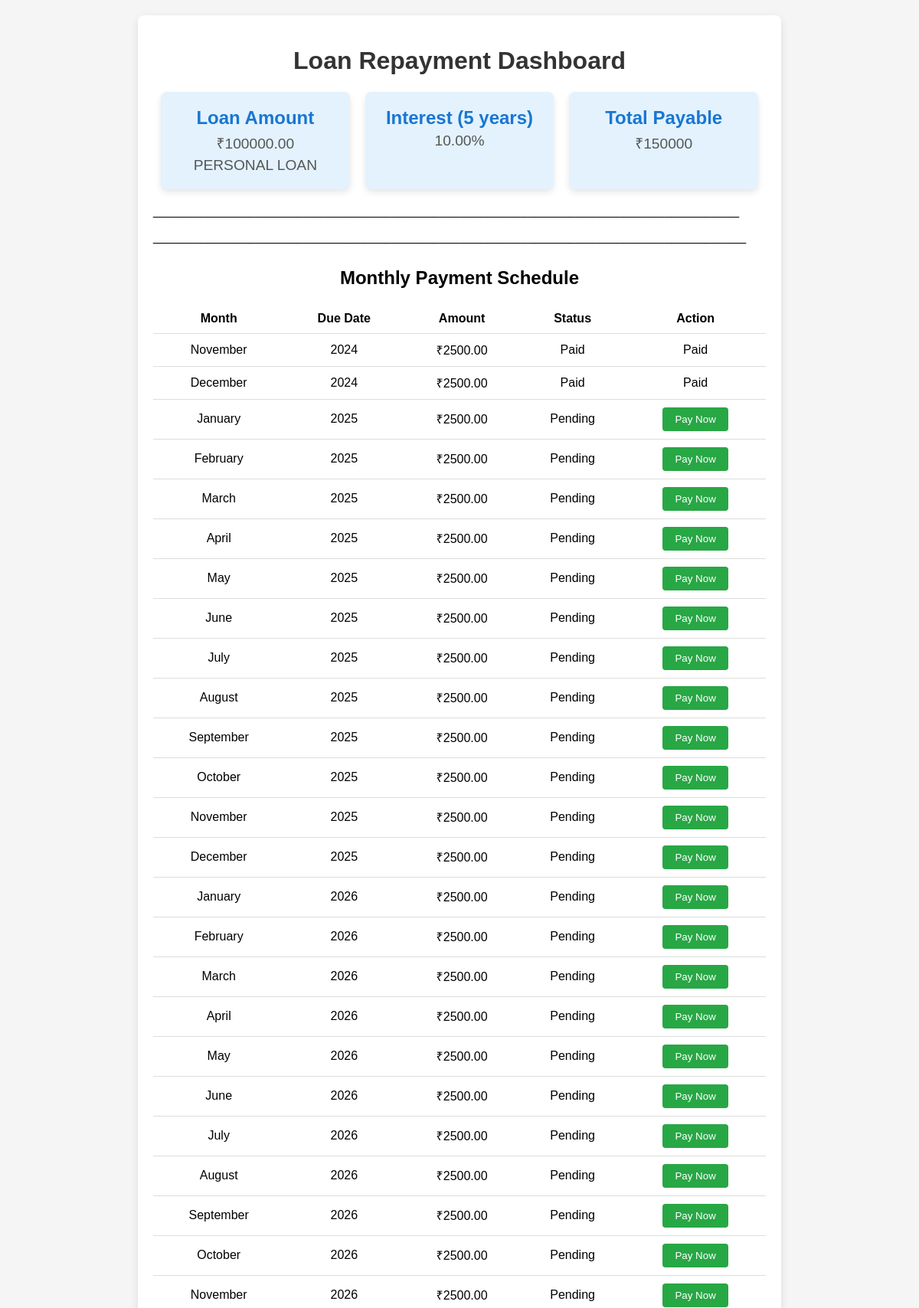
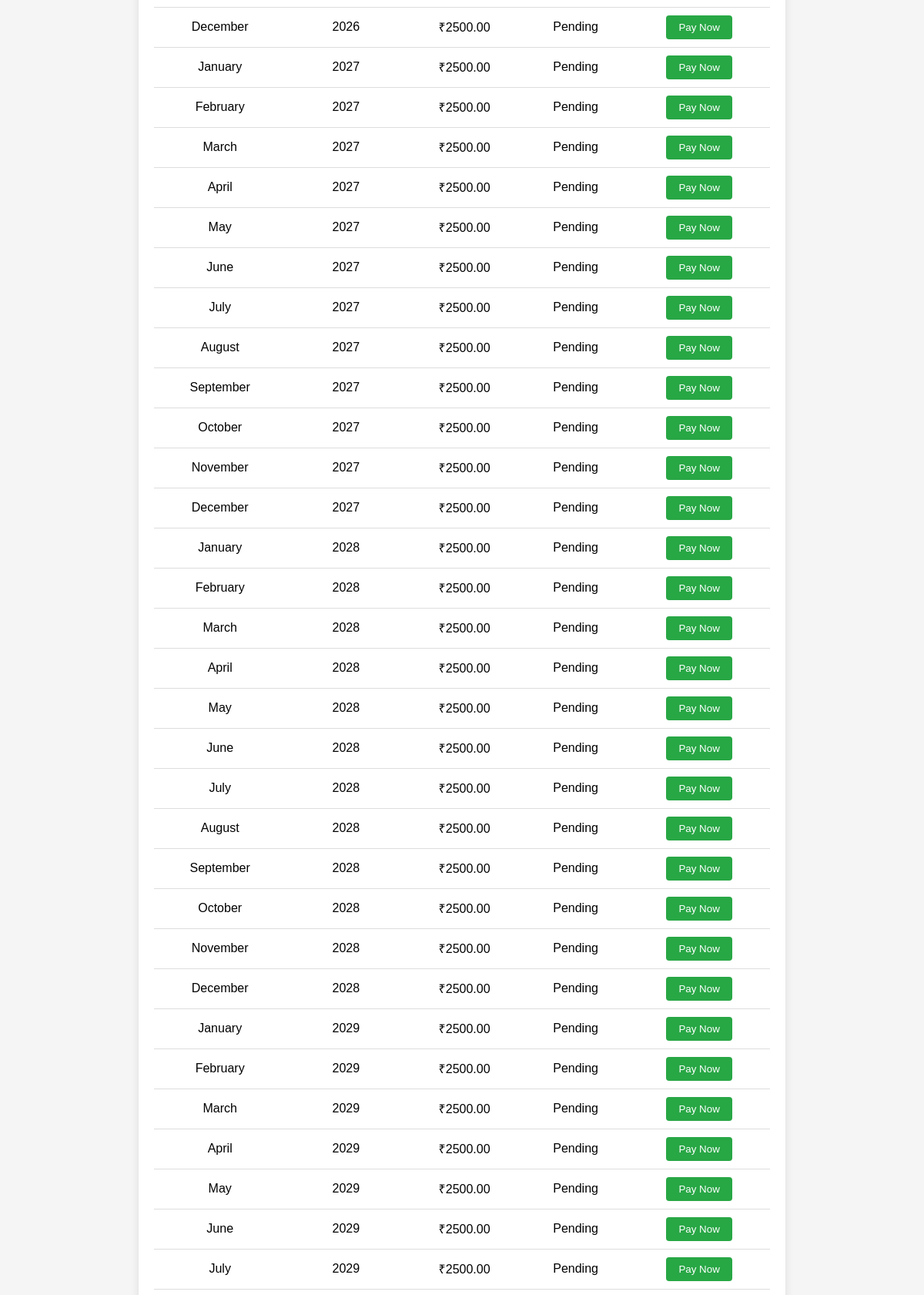
Page /loan-overview/3/ (upper part) on the committed database (2 pictures, top to bottom).
### applications/models.py (models this page shows, shortened)
class LoanApp(models.Model):
    application_number = models.CharField(max_length=6, unique=True, blank=True)
    LOAN_AMOUNT_CHOICES = [
        (100000, '100000'),
        (500000, '500000'),  # Correctly formatted
        (1000000, '1000000'),  # 10 Lakhs
    ]
    loan_amount = models.DecimalField(
        max_digits=10,
        decimal_places=2,
        choices=LOAN_AMOUNT_CHOICES,
        default=100000  # Set a default value that exists in the choices
    )
    annual_income = models.DecimalField(max_digits=10, decimal_places=2)
    loan_purpose = models.CharField(max_length=100)
    title = models.CharField(max_length=20, blank=True)
    first_name = models.CharField(max_length=100)
    last_name = models.CharField(max_length=100)
    dob = models.DateField()
    marital_status = models.CharField(max_length=10)
    email = models.EmailField()
    phone = models.CharField(max_length=15)
    address = models.CharField(max_length=255)
    address2 = models.CharField(max_length=255, blank=True)
    city = models.CharField(max_length=100)
    state = models.CharField(max_length=100)
    zip = models.CharField(max_length=20)
    residence_duration = models.CharField(max_length=10)
    employer = models.CharField(max_length=100)
    occupation = models.CharField(max_length=100)
    experience = models.CharField(max_length=10)
    monthly_income = models.DecimalField(max_digits=10, decimal_places=2)
    bank_name = models.CharField(max_length=100)
    account_number = models.CharField(max_length=100)
    bank_address = models.CharField(max_length=255)
    bank_phone = models.CharField(max_length=15)
    consent = models.BooleanField()
    user = models.ForeignKey(Register, on_delete=models.CASCADE, null=True)
    loan = models.ForeignKey(Loan, on_delete=models.CASCADE, null=True, blank=True)
    document1 = models.FileField(upload_to='documents/', null=True, blank=True)
    document2 = models.FileField(upload_to='documents/', null=True, blank=True)
    document3 = models.FileField(upload_to='documents/', null=True, blank=True)
    STATUS_CHOICES = [
        ('Submitted','Submitted'),
        ('Pending', 'Pending'),
        ('Eligible', 'Eligible'),
        ('Rejected', 'Rejected'),
    ]
    Application_status = models.CharField(max_length=10, choices=STATUS_CHOICES, default='submitted')
    Add_rejection_comments = models.TextField(blank=True, null=True)  # To capture rejection reasons
    def submitted(self):
        self.status = 'Submitted'
        self.save()

class LoanPayment(models.Model):
    STATUS_CHOICES = [
        ('Paid', 'Paid'),
        ('Pending', 'Pending'),
    ]
    loan = models.ForeignKey(LoanApp, related_name="payments", on_delete=models.CASCADE)
    month = models.PositiveIntegerField()  # 1 to 60 for each month in the 5-year period
    year = models.PositiveIntegerField()  # The year of the payment (1 to 5)
    status = models.CharField(max_length=10, choices=STATUS_CHOICES, default='Pending')  # Default status is Pending
    amount = models.DecimalField(max_digits=10, decimal_places=2, default=0.00)  # Payment amount field

### authentication/views.py (the view)
# urls.py: path('loan-overview/<int:application_id>/', views.loan_overview_view, name='loan_overview'),
def loan_overview_view(request, application_id):
    application = get_object_or_404(LoanApp, id=application_id)
    current_date = timezone.now()
    interest_rates = {
        'home loan': Decimal('0.06'),
        'car loan': Decimal('0.07'),
        'education loan': Decimal('0.08'),
        'health loan': Decimal('0.09'),
        'personal loan': Decimal('0.10')
    }
    loan_purpose = application.loan_purpose.lower()
    interest_rate = interest_rates.get(loan_purpose, Decimal('0.10'))
    loan_amount = application.loan_amount
    loan_tenure_years = Decimal('5')  # Assuming a fixed 5-year tenure
    total_interest = loan_amount * interest_rate * loan_tenure_years
    total_amount_payable = loan_amount + total_interest
    monthly_payment = total_amount_payable / (loan_tenure_years * 12)
    due_dates = []
    payments = LoanPayment.objects.filter(loan=application)
    payments_by_month = {payment.month: payment for payment in payments}
    loan_start_date = current_date.replace(day=1)
    start_year = loan_start_date.year
    start_month = loan_start_date.month
    for month_num in range(1, int(loan_tenure_years * 12) + 1):
        total_months = start_month + month_num - 1
        year = loan_start_date.year + (total_months // 12)  # Adjust the year
        month = total_months % 12  # Adjust the month (0-11)
        if month == 0:
            month = 12
            year -= 1 # If month is 0, it means December
        month_name = calendar.month_name[month]  # month_name[1] = "January"
        payment = payments_by_month.get(month_num)
        due_dates.append({
            'month': month_name,  # Month name instead of number
            'year': year,
            'due_date': f"{year}-{month:02d}-01",  # Format the due date (1st day of each month)
            'status': payment.status if payment else 'Pending',
            'payment_id': payment.id if payment else None,
            'amount': monthly_payment
        })
    paid_amount = LoanPayment.objects.filter(loan=application, status='Paid').aggregate(total_paid=Sum('amount'))['total_paid'] or Decimal('0')
    progress_percentage = (paid_amount / total_amount_payable) * Decimal('100')
    return render(request, 'status.html', {
        'application': application,
        'interest_rate': interest_rate * 100,  # Show as a percentage
        'total_amount_payable': total_amount_payable.quantize(Decimal('0.01')),
        'monthly_payment': monthly_payment.quantize(Decimal('0.01')),
        'due_dates': due_dates,  # Pass due dates with payment statuses and amounts
        'current_date': current_date,
        'progress_percentage': progress_percentage.quantize(Decimal('0.01')),  # Display the progress percentage
    })

### templates/status.html (shortened to what this page needs)
{% load static %}
{% load custom_filters %}
<!DOCTYPE html>
<html lang="en">
<head>
</head>
<body>
    <div class="dashboard">
        <h1>Loan Repayment Dashboard</h1>
        <div class="stats">
            <div class="stat-box">
                <h2>Loan Amount</h2>
                <p>₹{{ application.loan_amount }}</p>
                <p>{{ application.loan_purpose }}</p>
            </div>
            <div class="stat-box">
                <h2>Interest (5 years)</h2>
                <p>{{ interest_rate }}%</p>
            </div>
            <div class="stat-box">
                <h2>Total Payable</h2>
                <p>₹{{ total_amount_payable|floatformat:0 }}</p>
            </div>
        </div>
        <p>
            ______________________________________________________________________________________
        </p>
        <p>
            _______________________________________________________________________________________
        </p>
        <div class="payment-schedule">
            <h2><center>Monthly Payment Schedule</center></h2>
            <table class="payment-schedule-table">
                <thead>
                    <tr>
                        <th>Month</th>
                        <th>Due Date</th>
                        <th>Amount</th>
                        <th>Status</th>
                        <th>Action</th>
                    </tr>
                </thead>
                <tbody>
                    {% for due in due_dates %}
                        <tr>
                            <td>{{ due.month }}</td>
                            <td>{{ due.year }}</td>
                            <td>₹{{ monthly_payment|floatformat:2 }}</td>
                            <td>{{ due.status }}</td>
                            <td>
                                {% if due.status == 'Pending' %}
                                    <button class="pay-button" onclick="payLoan({{ due.payment_id }})">Pay Now</button>
                                {% else %}
                                    <span>Paid</span>
                                {% endif %}
                            </td>
                        </tr>
                    {% endfor %}
                </tbody>
            </table>
        </div>
    </div>
    </body>
    </html>

### rows in the picture
LoanApp: loan_amount "100000.00", loan_purpose "PERSONAL LOAN"
LoanPayment: status "Paid"
LoanPayment: status "Paid"

### other values in the picture
{{ interest_rate }} "10.00"
{{ total_amount_payable|floatformat:0 }} "150000"
{{ due.month }} "November" "December" "January" "February" "March" "April" "May" "June" "July" "August" "September" "October" "November" "December" "January" "February" "March" "April" "May" "June" "July" "August" "September" "October" "November" "December" "January" "February" "March" "April" "May" "June" "July" "August" "September" "October" "November" "December" "January" "February" "March" "April" "May" "June" "July" "August" "September" "October" "November" "December" "January" "February" "March" "April" "May" "June" "July"
{{ due.year }} "2024" "2024" "2025" "2025" "2025" "2025" "2025" "2025" "2025" "2025" "2025" "2025" "2025" "2025" "2026" "2026" "2026" "2026" "2026" "2026" "2026" "2026" "2026" "2026" "2026" "2026" "2027" "2027" "2027" "2027" "2027" "2027" "2027" "2027" "2027" "2027" "2027" "2027" "2028" "2028" "2028" "2028" "2028" "2028" "2028" "2028" "2028" "2028" "2028" "2028" "2029" "2029" "2029" "2029" "2029" "2029" "2029"
{{ monthly_payment|floatformat:2 }} "2500.00" "2500.00" "2500.00" "2500.00" "2500.00" "2500.00" "2500.00" "2500.00" "2500.00" "2500.00" "2500.00" "2500.00" "2500.00" "2500.00" "2500.00" "2500.00" "2500.00" "2500.00" "2500.00" "2500.00" "2500.00" "2500.00" "2500.00" "2500.00" "2500.00" "2500.00" "2500.00" "2500.00" "2500.00" "2500.00" "2500.00" "2500.00" "2500.00" "2500.00" "2500.00" "2500.00" "2500.00" "2500.00" "2500.00" "2500.00" "2500.00" "2500.00" "2500.00" "2500.00" "2500.00" "2500.00" "2500.00" "2500.00" "2500.00" "2500.00" "2500.00" "2500.00" "2500.00" "2500.00" "2500.00" "2500.00" "2500.00"
{{ due.status }} "Pending" "Pending" "Pending" "Pending" "Pending" "Pending" "Pending" "Pending" "Pending" "Pending" "Pending" "Pending" "Pending" "Pending" "Pending" "Pending" "Pending" "Pending" "Pending" "Pending" "Pending" "Pending" "Pending" "Pending" "Pending" "Pending" "Pending" "Pending" "Pending" "Pending" "Pending" "Pending" "Pending" "Pending" "Pending" "Pending" "Pending" "Pending" "Pending" "Pending" "Pending" "Pending" "Pending" "Pending" "Pending" "Pending" "Pending" "Pending" "Pending" "Pending" "Pending" "Pending" "Pending" "Pending" "Pending"
